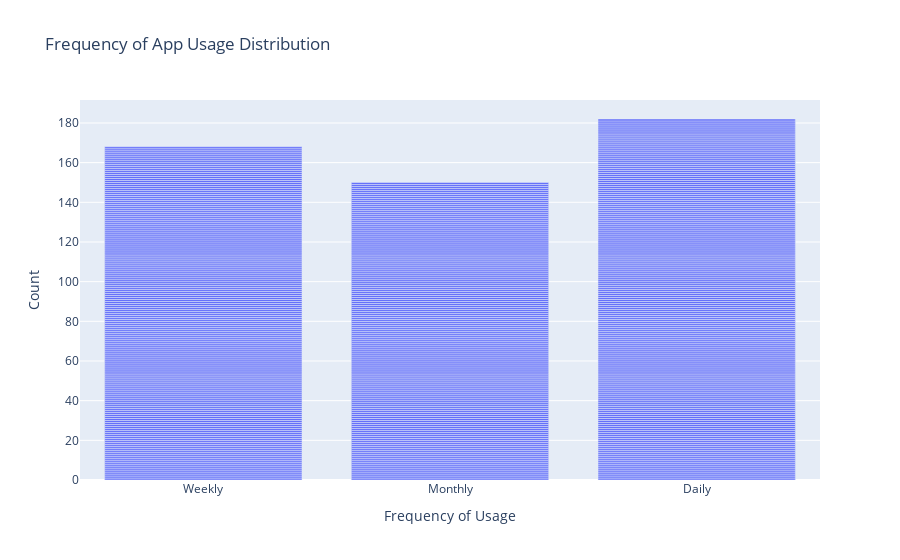

Notebook source saved alongside this figure:
### Code cell
# frequency of app usage distribution
fig = px.bar(data, x="Frequency of Usage", 
             title="Frequency of App Usage Distribution")
fig.update_layout(xaxis_title="Frequency of Usage", 
                  yaxis_title="Count")
fig.show()

### Figure 1 — Plotly figure (JSON) as saved in the notebook; plotly's stock layout.template omitted (floating-point values rounded to 4 significant figures; data arrays with more than 128 entries replaced by an {"elided": "..."} marker saying what was removed)
{"data": [{"alignmentgroup": "True", "hovertemplate": "Frequency of Usage=%{x}<br>count=%{y}<extra></extra>", "legendgroup": "", "marker": {"color": "#636efa", "pattern": {"shape": ""}}, "name": "", "offsetgroup": "", "orientation": "v", "showlegend": false, "textposition": "auto", "type": "bar", "x": {"elided": "500 str values"}, "xaxis": "x", "y": {"elided": "500 int values"}, "yaxis": "y"}], "layout": {"barmode": "relative", "legend": {"tracegroupgap": 0}, "title": {"text": "Frequency of App Usage Distribution"}, "xaxis": {"anchor": "y", "domain": [0, 1], "title": {"text": "Frequency of Usage"}}, "yaxis": {"anchor": "x", "domain": [0, 1], "title": {"text": "Count"}}}}
